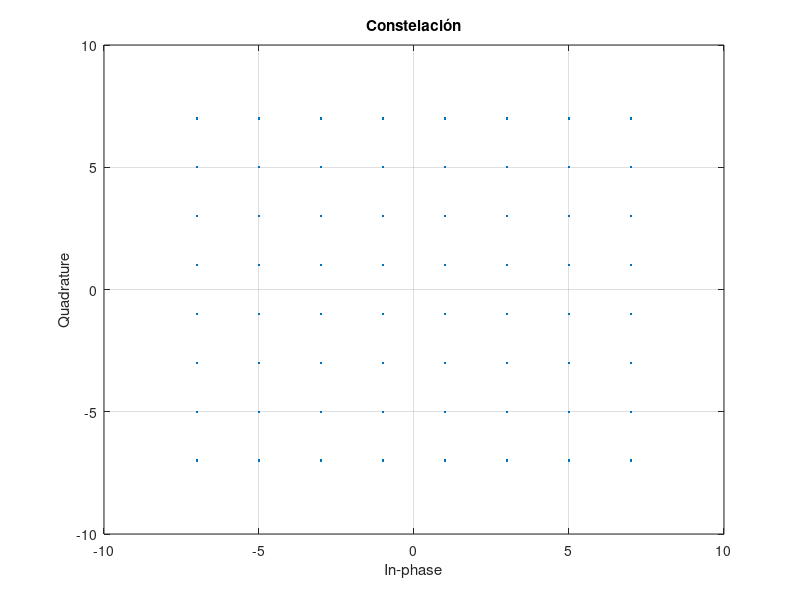
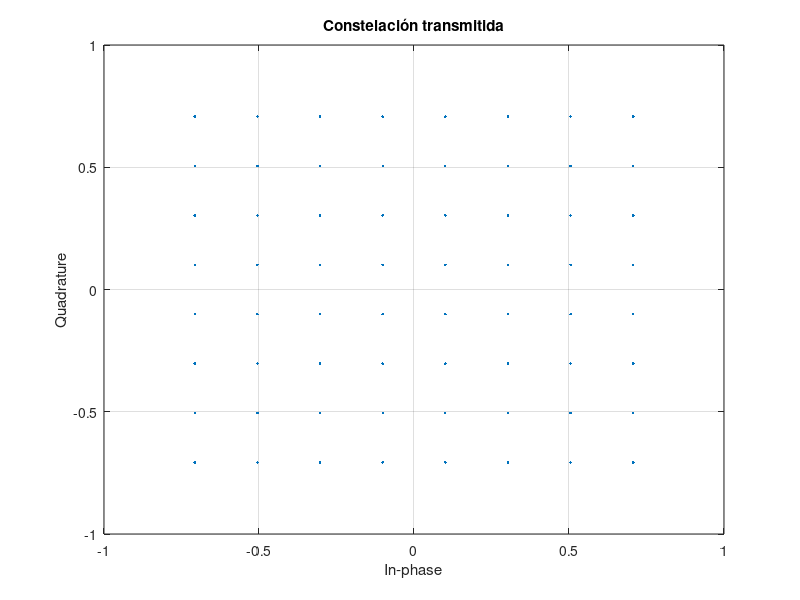
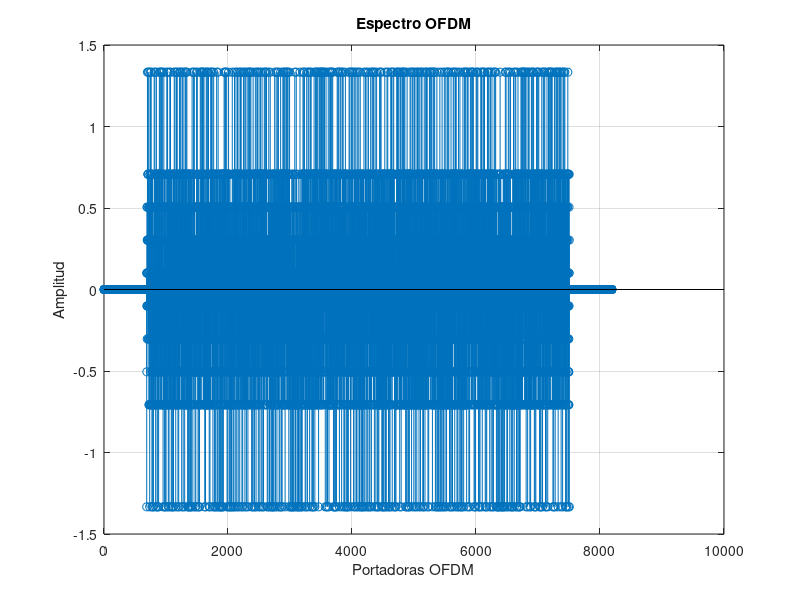
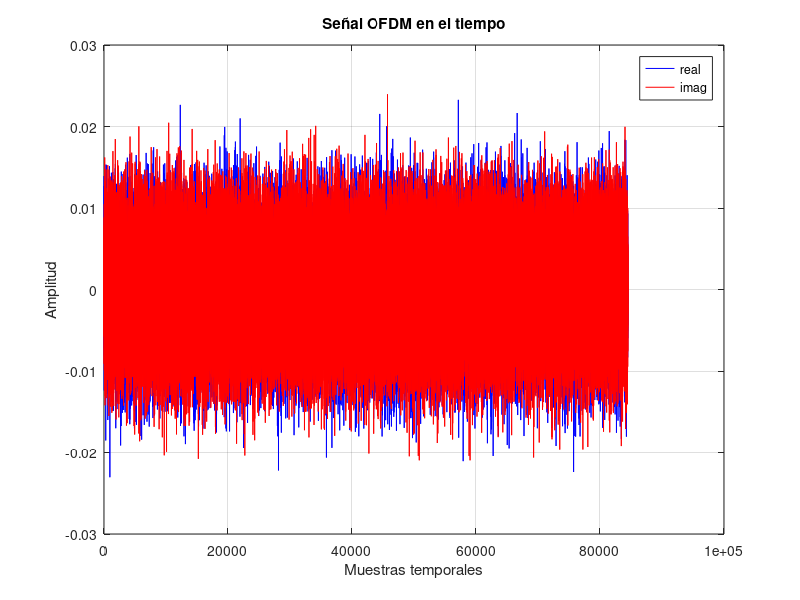

MATLAB code for these plots, in order: (Note: this script raises an error after producing the figures.)
clear;
close all;
%% comentario
%% Configuración del sistema OFDM
NUM_SYMB = 10;       % Número de símbols a transmitir
SEED=100;            % Semilla para el generador de números aleatorios
CONSTEL = '64QAM';    % Constelación utilizada BPSK o QPSK
MODO = '8K';
SNR=200;             %SNR en dB
CP = 1/32;          % Cyclic prefix

tic

% Inicializamos el generador de números aleatorios con la semilla
rng(SEED);

% Definición de la constelación
switch MODO
    case '2K'
        N_portadoras = 1705;
        T_U = 224e-6;        % Tiempo útil
        NFFT=2048;
    case '8K'
        N_portadoras = 6817;
        T_U = 896e-6;
        NFFT=8192;
end

N_pilotos = ceil(N_portadoras/12);
NDATA=N_portadoras- N_pilotos;   
NCP = NFFT*CP;          % Número de muestras del prefijo cíclico

PLOC=1:12:N_portadoras;

switch CONSTEL
    case 'BPSK'
        M=1;
        C=[1 -1];
        norma = sqrt(2);
    case 'QPSK'
        C=[1+1i 1-1i -1+1i -1-1i];
        M=2;      
        norma = sqrt(2);
    case '16QAM'
        C = [3+3i 3+1i 1+3i 1+1i 3-3i 3-1i 1-3i 1-1i -3+3i -3+1i -1+3i -1+1i -3-3i -3-1i -1-3i -1-1i];
        M=4;
        norma = sqrt(18);
    case '64QAM'
        C = [7+7i 7+5i 5+7i 5+5i 7+1i 7+3i 5+1i 5+3i 1+7i 1+5i 3+7i 3+5i 1+1i 1+3i 3+1i 3+3i 7-7i 7-5i 5-7i 5-5i 7-1i 7-3i 5-1i 5-3i 1-7i 1-5i 3-7i 3-5i 1-1i 1-3i 3-1i 3-3i -7+7i -7+5i -5+7i -5+5i -7+1i -7+3i -5+1i -5+3i -1+7i -1+5i -3+7i -3+5i -1+1i -1+3i -3+1i -3+3i -7-7i -7-5i -5-7i -5-5i -7-1i -7-3i -5-1i -5-3i -1-7i -1-5i -3-7i -3-5i -1-1i -1-3i -3-1i -3-3i];
        M=6;
        norma = sqrt(98);
end

scatterplot(C);
grid
title('Constelación')

%% Transmisor
% Generación de los bits a transmitir
numbits = NUM_SYMB*NDATA*M;
bits_tx = rand(numbits, 1)>0.5; % numbits x 1

% Bits to symbols
aux  = reshape(bits_tx, M, []).'; % numbits/M x M
symb = zeros(size(aux, 1),1);     % numbits/M x 1
for k=1:M
    symb = symb + (2^(k-1))*aux(:,k); % primera columna = lsb 
end

% Mapper
const_points = C(symb+1); % numbits/M x 1
const_points = const_points./(norma);

scatterplot(const_points);
grid
title('Constelación transmitida') 

% Símbolos OFDM en frecuencia (rejilla tiempo frecuencia)
ofdm_freq = zeros(NFFT, NUM_SYMB); % NFFT x NUM_SYMB
ofdm_util = ofdm_freq(ceil((NFFT-N_portadoras)/2)+(1:N_portadoras),:);

registro = ones(1,11);
pilotos = zeros(N_portadoras,1);
for n = 1:N_portadoras
    pilotos(n,:) = 4/3*2*(0.5-registro(end));
    registro = [xor(registro(end),registro(end-2)),registro(1:(end-1))];
end

ofdm_util(PLOC,:) = pilotos(PLOC,1)*ones(1,NUM_SYMB);
ofdm_util(ofdm_util==0) = const_points;
ofdm_freq(ceil((NFFT-N_portadoras)/2)+(1:N_portadoras),:) = ofdm_util;

figure
stem(real(ofdm_freq(:,1))); % Pintamos un único símbolo
grid
xlabel('Portadoras OFDM');
ylabel('Amplitud');
title('Espectro OFDM')

% ifftshift permite pasar de una representación del espectro con el f=0 en el
% centro a una representación con f=0 a la izquierda.
% Importante el 1 para hacer la transformación en la dimensión correcta
ofdm_freq=ifftshift(ofdm_freq, 1); % NFFT x NUM_SYMB


% Modulacion OFDM
% Importante el 1 para hacer la transformación en la dimensión correcta
ofdm_time = ifft(ofdm_freq, NFFT, 1); % NFFT x NUM_SYMB

% Prefijo cíclico de forma matricial
ofdm_time = [ofdm_time(end-(NCP-1):end, :); ofdm_time];

% Salida secuencial (el : lee por columnas)
tx = ofdm_time(:); % (NFFT+NCP)·NUM_SYMB x 1
 
figure
plot(real(tx), 'b-');
hold on
plot(imag(tx), 'r-');
xlabel('Muestras temporales');
ylabel('Amplitud');
legend('real', 'imag');
grid
title('Señal OFDM en el tiempo')

% Espectro de la señal transmitida
% figure
% pwelch(tx);

%% Canal AWGN


% Canal real

parametros = [0.057662 1.003019 4.855121
0.176809 5.422091 3.419109
0.407163 0.518650 5.864470
0.303585 2.751772 2.215894
0.258782 0.602895 3.758058
0.061831 1.016585 5.430202
0.150340 0.143556 3.952093
0.051534 0.153832 1.093586
0.185074 3.324866 5.775198
0.400967 1.935570 0.154459
0.295723 0.429948 5.928383
0.350825 3.228872 3.053023
0.262909 0.848831 0.628578
0.225894 0.073883 2.128544
0.170996 0.203952 1.099463
0.149723 0.194207 3.462951
0.240140 0.924450 3.664773
0.116587 1.381320 2.833799
0.221155 0.640512 3.334290
0.259730 1.368671 0.393889];

rho_i = parametros(:,1);
tau_i = parametros(:,2)*10^-6;
theta_i = parametros(:,3);


delta_f = 1/T_U;
k = (-NFFT/2:NFFT/2-1);

% H_real = zeros(NFFT,1);
% for n= 1:2048
%     H_real(n,1) = sum(rho_i.*exp(-1i*theta_i).*exp(-1i*2*pi*k(n)*delta_f*tau_i));
% end

% for n = 1:20
%     H_real = H_real + rho_i(n)*exp(-1i*theta_i(n))*exp(-1i*2*pi*k.'*delta_f*tau_i(n));
% end
% 
% figure, hold on, plot((-floor(N_portadoras/2):ceil(N_portadoras/2)-1)*delta_f,20*log10(abs(H_real(NFFT/2-floor(N_portadoras/2):NFFT/2+ceil(N_portadoras/2)-1))))


H_real = ((rho_i.*exp(-1i*theta_i)).'*(exp(-1i*2*pi*k*delta_f.*tau_i))).';

figure, hold on, grid on, plot((-NFFT/2:NFFT/2-1)*delta_f,20*log10(abs(H_real)))

h_real_tiempo = ifft(ifftshift(H_real),NFFT,1);

rx_antena = conv(h_real_tiempo,tx);
rx_antena = rx_antena(1:end-(NFFT-1),1);

% rx_antena = tx; %Anula efecto del canal

% figure
% plot(real(rx_antena), 'b-');
% hold on
% plot(imag(rx_antena), 'r-');
% xlabel('Muestras temporales');
% ylabel('Amplitud');
% legend('real', 'imag');
% grid
% title('Señal OFDM en el tiempo')


% Ruido
Ps = mean(tx.*conj(tx)); % Potencia de señal
nsr = 10^(-SNR/10);      % Pn/Ps

noise = (randn(size(tx))+1i*randn(size(tx))) / sqrt(2); % Ruido complejo de potencia 1
noise = sqrt(Ps*nsr).*noise; % Ruido complejo de potencia Ps*snr
% Alternativa a las dos líneas anteriores:
% noise = wgn(size(tx,1), 1, Ps*nsr, 'complex');

rx = rx_antena+noise;
%rx = rx_antena;

% Return termina la ejecución del script. Las líneas de después no se
% ejecutarán
% return


%% Receptor
% TO-DO: Receptor (operaciones inversas al transmisor)

ofdm_time_r_NCP = reshape(rx,NFFT+NCP,NUM_SYMB);

ofdm_time_r=ofdm_time_r_NCP(NCP+1:end,:);

ofdm_freq_r=fft(ofdm_time_r,NFFT,1);

ofdm_freq_r= fftshift(ofdm_freq_r,1);

ofdm_util_r =ofdm_freq_r(ceil((NFFT-N_portadoras)/2)+(1:N_portadoras),:);

% scatterplot(ofdm_util_r(:,1))

figure
stem(abs(ofdm_freq_r(:,1))); % Pintamos un único símbolo
grid
xlabel('Portadoras rececpción OFDM');
ylabel('Amplitud');
title('Espectro OFDM')


H_est = zeros(N_portadoras,1);
% H_est(PLOC,1) = H_real(PLOC+NFFT/2-ceil(1705/2),1);
H_est(PLOC,1) = ofdm_util_r(PLOC,1)./pilotos(PLOC,1);

xq = 1:N_portadoras;
H_est = interp1(PLOC,H_est(PLOC,1),xq).';

% Interpolación lineal de H_est
% x = 1:12;
% for n = 1:N_pilotos-1 % ceil(PLOC/12)
%     b = H_est((n-1)*12+1);
%     a = (H_est(12*n+1) - H_est((n-1)*12+1))/12;
%     y = a*x + b;
%     H_est((n-1)*12+2:12*n+1) = y;
% end



% guardar datos para vhdl
writematrix(real(int32(ofdm_util_r(:,1)*2^7)), 'portadoras_re.csv');
writematrix(imag(int32(ofdm_util_r(:,1)*2^7)), 'portadoras_im.csv');
% cargar entradas vhdl
% real_matrix_vhdl = readmatrix('salida_re.csv')';
% imag_matrix_vhdl = readmatrix('salida_im.csv')';
% H_est_vhdl = double(real_matrix_vhdl)/2^7 + 1i*double(imag_matrix_vhdl)/2^7;


figure(5)
plot((-floor(N_portadoras/2):ceil(N_portadoras/2)-1)*delta_f,20*log10(abs(H_est)))
%plot((-floor(N_portadoras/2):ceil(N_portadoras/2)-1)*delta_f,20*log10(abs(H_est_vhdl)))
%legend('H real','H est', 'H(vhdl)')


% División en frecuencia Tx = Rx / H_est
S_tx = ofdm_util_r./H_est;
%S_tx = ofdm_util_r./H_est_vhdl;

% Comparamos con vhdl
%rx_re = readmatrix('s_rx_re.csv')';
%rx_im = readmatrix('s_rx_im.csv')';

%S_tx_vhdl = rx_re/2^7 + 1i*rx_im/2^7;

figure
hold on
plot((-floor(N_portadoras/2):ceil(N_portadoras/2)-1)*delta_f,20*log10(abs(S_tx(:,1))))
%plot((-floor(N_portadoras/2):ceil(N_portadoras/2)-1)*delta_f,20*log10(abs(S_tx_vhdl)))
%legend('S_tx', 'S_tx(vhdl)')

% Quitamos los pilotos
S_tx(PLOC,:) = []; 
%S_tx_vhdl(PLOC,:) = []; 

% Concatenar los bits recibidos
rx_constel = reshape(S_tx,(N_portadoras-N_pilotos)*NUM_SYMB,1).';
%rx_constel = reshape(S_tx_vhdl,(N_portadoras-N_pilotos),1).';

scatterplot(rx_constel);

% Demap
switch CONSTEL
    case 'BPSK'
        bits_rx = rx_constel<0;
    case 'QPSK'
        bits_rx = zeros(1,length(rx_constel)*2);
        bits_rx(2:2:end) = real(rx_constel)<0;
        bits_rx(1:2:end) = imag(rx_constel)<0;
    case '16QAM'
        bits_rx = zeros(1,length(rx_constel)*4);
        bits_rx(4:4:end) = real(rx_constel)<0;
        bits_rx(3:4:end) = imag(rx_constel)<0;
        bits_rx(2:4:end) = abs(real(rx_constel))<(2/norma);
        bits_rx(1:4:end) = abs(imag(rx_constel))<(2/norma);
    case '64QAM'
        bits_rx = zeros(1,length(rx_constel)*6);
        bits_rx(6:6:end) = real(rx_constel)<0;
        bits_rx(5:6:end) = imag(rx_constel)<0;
        bits_rx(4:6:end) = abs(real(rx_constel))<(4/norma);
        bits_rx(3:6:end) = abs(imag(rx_constel))<(4/norma);
        bits_rx(2:6:end) = abs(real(rx_constel))<(6/norma) & abs(real(rx_constel))>(2/norma);
        bits_rx(1:6:end) = abs(imag(rx_constel))<(6/norma) & abs(imag(rx_constel))>(2/norma);
end

BER = mean(xor(bits_rx, bits_tx.'));
fprintf(1,'CONSTEL = %s, SNR = %ddB, MODO = %s, CP = 1/%d\n',CONSTEL,SNR,MODO,1/CP);
fprintf(1, 'BER = %f\n', BER);

%BER_vhdl = mean(xor(bits_rx, bits_tx(1:NDATA*M).'));
%fprintf(1,'CONSTEL = %s, SNR = %ddB, MODO = %s, CP = 1/%d\n',CONSTEL,SNR,MODO,1/CP);
%fprintf(1, 'BER_vhdl = %f\n', BER_vhdl);
toc
